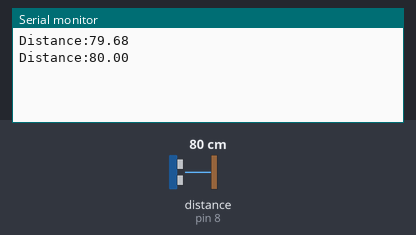
Simulated run of this sketch. Board: Arduino Uno, built with avr-gcc and run on an emulated ATmega328P. Parts: the last lines printed to the serial monitor. Wiring (inferred from the names in the program): ultrasonic range finder: trigger pin 9; echo pin 8. The test bench sets the inputs (shaded band); at power-on: distance to the obstacle (sensor on pin 8) 80 cm. The echo pulse lasts 58.3 µs per cm.

Above: at 1.8 s.
1.9 s: distance to the obstacle (sensor on pin 8) set to 2 cm
At 2.8 s:
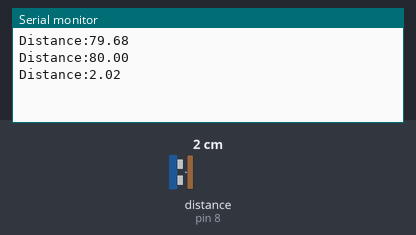
3.4 s: distance to the obstacle (sensor on pin 8) set to 4 cm
At 4.8 s:
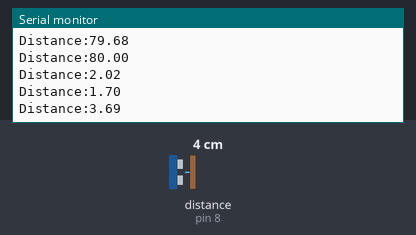
Timing chart, 0 to 6.4 s (numbered marks = the images above; inputs shaded):
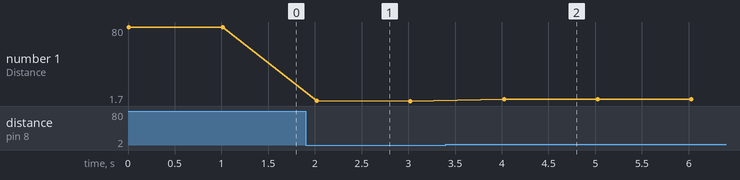

The sketch:

Ultrasonic_sensor.ino
```cpp
const int trigPin = 9;
const int echoPin = 8;
float duration, distance;
void setup()
{
  pinMode(trigPin, OUTPUT);
  pinMode(echoPin, INPUT);
  Serial.begin(9600);
}

void loop()
{
  digitalWrite(trigPin,LOW);
  delayMicroseconds(1000);
  digitalWrite(trigPin, HIGH);
  delayMicroseconds(1000);
  digitalWrite(trigPin, LOW);
  duration = pulseIn(echoPin, HIGH);
  distance = (duration*0.0343)/2;
  Serial.print("Distance:");
  Serial.println(distance);
  delay(1000);
}
```

Measured:
- after the input at 1.9 s, the serial monitor: prints a new line after 0.12 s (image 1)
- after the input at 3.4 s, the serial monitor: prints a new line after 0.62 s (image 2)
- plotted number 1: 80 → 1.7 after the input at 1.9 s, 1.7 → 3.69 after the input at 3.4 s
